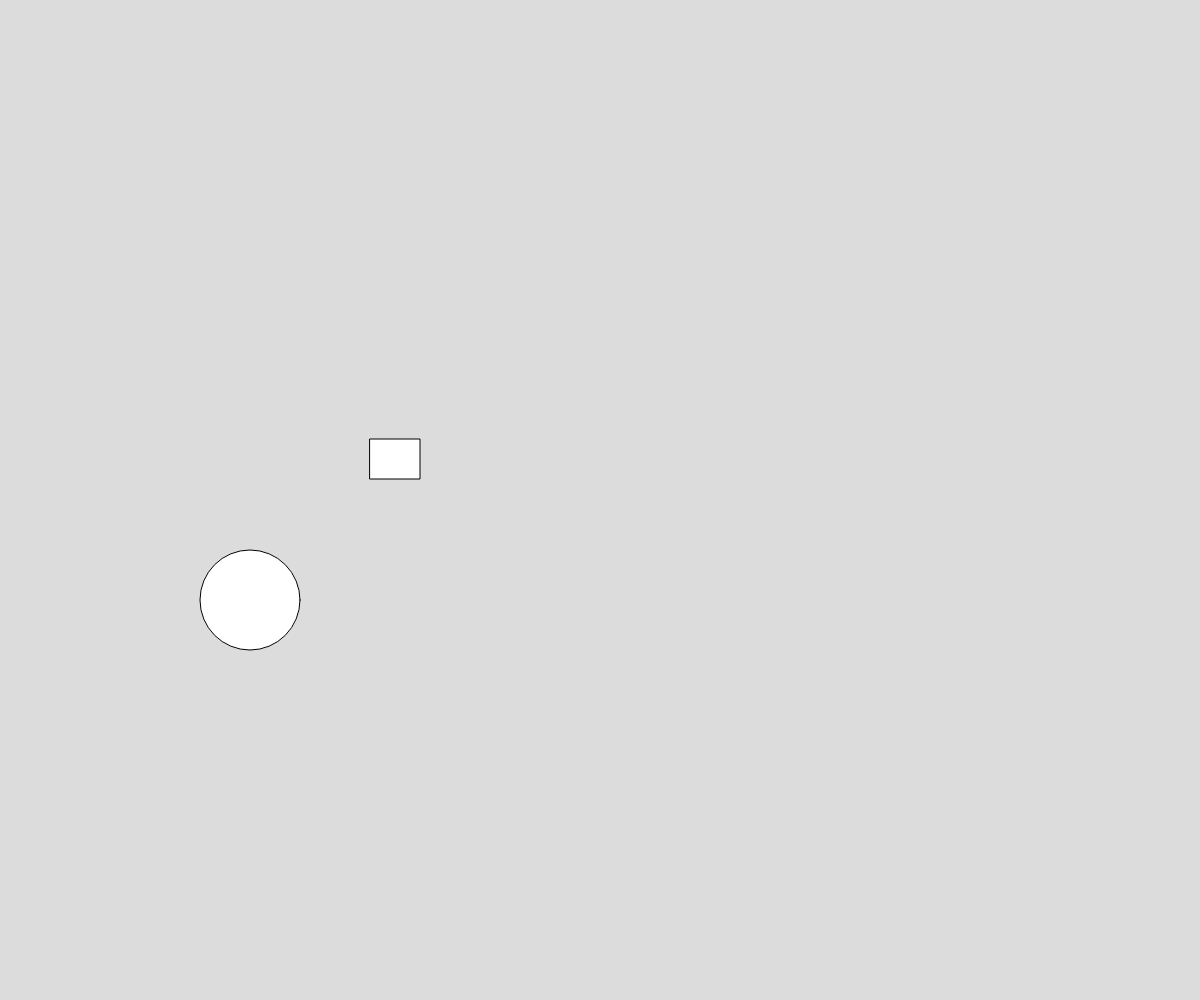
Frame 1 (no input)
Frame 60 (no input): identical to frame 1, image omitted
Frame 120 (the mouse pressed at the canvas centre since frame 60): identical to frame 1, image omitted

The p5.js sketch that drew this single still picture (run headless with seeded random() and noise() and a simulated clock; from frame 60 on, the mouse is pressed at the canvas centre):

// p5.js sketch
// ── sketch.js
// Project Title
// Your Name sayo
// Date 19n feb 2024
//
// Extra for Experts:
// - describe what you did to take this project "above and beyond"


function setup() {
  createCanvas(windowWidth, windowHeight);
}

function draw() {
    let mw = width/2;
    let hw = height/2;

  background(220);
  circle(hw/2, mw, 100);
  fill(255)
  rect(  370, 439, 50, 40,);
  
}
